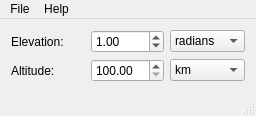
<?xml version="1.0" encoding="UTF-8"?>
<ui version="4.0">
 <class>MainWindow</class>
 <widget class="QMainWindow" name="MainWindow">
  <property name="geometry">
   <rect>
    <x>0</x>
    <y>0</y>
    <width>256</width>
    <height>116</height>
   </rect>
  </property>
  <property name="windowTitle">
   <string>Galileo</string>
  </property>
  <widget class="QWidget" name="centralWidget">
   <layout class="QVBoxLayout" name="verticalLayout">
    <item>
     <layout class="QGridLayout" name="gridLayout">
      <item row="1" column="0">
       <widget class="QLabel" name="altitude_label">
        <property name="text">
         <string>Altitude: </string>
        </property>
       </widget>
      </item>
      <item row="0" column="0">
       <widget class="QLabel" name="elevation_label">
        <property name="text">
         <string>Elevation: </string>
        </property>
       </widget>
      </item>
      <item row="0" column="1">
       <widget class="QDoubleSpinBox" name="elevation">
        <property name="minimum">
         <double>0.010000000000000</double>
        </property>
        <property name="maximum">
         <double>1.560000000000000</double>
        </property>
        <property name="singleStep">
         <double>0.100000000000000</double>
        </property>
        <property name="value">
         <double>1.000000000000000</double>
        </property>
       </widget>
      </item>
      <item row="1" column="2">
       <widget class="QComboBox" name="km_mi">
        <item>
         <property name="text">
          <string>km</string>
         </property>
        </item>
        <item>
         <property name="text">
          <string>miles</string>
         </property>
        </item>
       </widget>
      </item>
      <item row="0" column="2">
       <widget class="QComboBox" name="rad_deg">
        <item>
         <property name="text">
          <string>radians</string>
         </property>
        </item>
        <item>
         <property name="text">
          <string>degrees</string>
         </property>
        </item>
       </widget>
      </item>
      <item row="1" column="1">
       <widget class="QDoubleSpinBox" name="altitude">
        <property name="minimum">
         <double>100.000000000000000</double>
        </property>
        <property name="maximum">
         <double>1000.000000000000000</double>
        </property>
       </widget>
      </item>
     </layout>
    </item>
   </layout>
  </widget>
  <widget class="QMenuBar" name="menuBar">
   <property name="geometry">
    <rect>
     <x>0</x>
     <y>0</y>
     <width>256</width>
     <height>21</height>
    </rect>
   </property>
   <widget class="QMenu" name="menuFile">
    <property name="title">
     <string>File</string>
    </property>
    <addaction name="actionQuit"/>
   </widget>
   <widget class="QMenu" name="menuHelp">
    <property name="title">
     <string>Help</string>
    </property>
    <addaction name="actionAbout"/>
    <addaction name="actionReport"/>
   </widget>
   <addaction name="menuFile"/>
   <addaction name="menuHelp"/>
  </widget>
  <widget class="QStatusBar" name="statusBar"/>
  <action name="actionQuit">
   <property name="text">
    <string>Quit</string>
   </property>
  </action>
  <action name="actionAbout">
   <property name="text">
    <string>About</string>
   </property>
  </action>
  <action name="actionReport">
   <property name="text">
    <string>Report a bug</string>
   </property>
  </action>
 </widget>
 <layoutdefault spacing="6" margin="11"/>
 <resources/>
 <connections/>
</ui>
